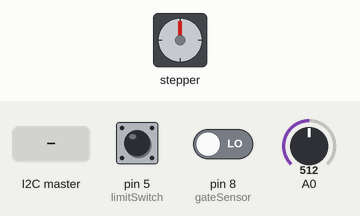
The sketch below on a simulated Arduino Uno, built with avr-gcc and run on an emulated ATmega328P. Shown: stepper motor. The test bench sets the inputs (shaded band); at power-on: pin 8 (gateSensor) LOW, pin 5 (limitSwitch) LOW, A0 = 512. Stepper angles assume 200 steps per turn; what the sketch prints to the serial monitor is not drawn.

Above: at 1.2 s.
1.3 s: the I2C master sends the byte 1
2.8 s: pin 8 (gateSensor) driven HIGH
At 3.7 s:
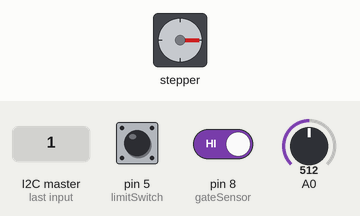
4.3 s: the I2C master sends the byte 0
At 4.7 s:
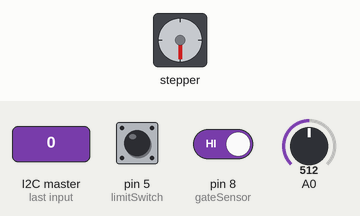
5.9 s: the I2C master sends the byte 2
At 6.68 s:
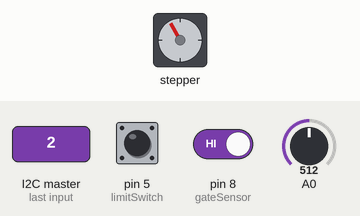
8.3 s: the I2C master sends the byte 90
At 9.5 s:
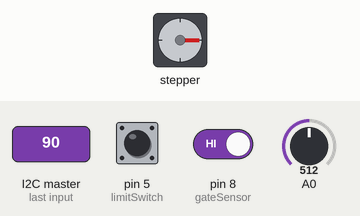
9.8 s: the I2C master sends the byte 200
At 10.8 s:
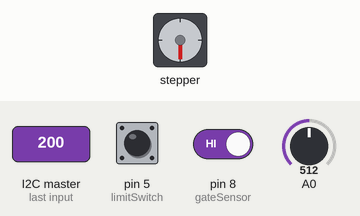
Timing chart, 0 to 12.3 s (numbered marks = the images above; inputs shaded):
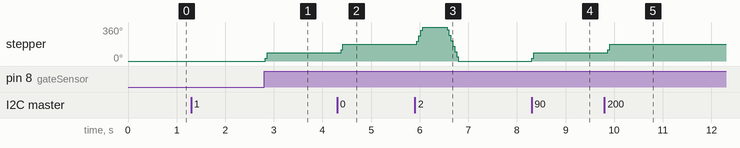

The sketch:

tray_move.ino
```cpp
// (licence header left out)
#include <Stepper.h>
#include <Wire.h>

#define NUM_BYTES 20
#define STEPSIZE 30
#define FLUXSTEP 50
#define WIRESTEP 50

const int steps = 200;

int limitSwitch = 5;
int gateSensor = 8;
int go = 0;
char query[NUM_BYTES+1]; //Array to hold query from master
char response;

int trayStepPin = 8;
int trayDirPin = 9;
int armStepPin = 6;
int armDirPin = 7;

// Define a stepper and the pins it will use
Stepper tray(steps, trayStepPin, trayDirPin);
Stepper arm(steps, armStepPin, armDirPin);

void setup()
{
  tray.setSpeed(250);
  arm.setSpeed(250);
  pinMode(gateSensor,INPUT);
  pinMode(limitSwitch,INPUT);
  Serial.begin(9600);
  Wire.begin(5);
  Wire.onReceive(recieveEvent);
  Wire.onRequest(requestEvent);
}

void loop()
{
  placePart();
}


void placePart() {
  while(digitalRead(limitSwitch)) { //run until you hit lmit switch
    tray.step(-1);
  }
  for(int i = 0; i < 4; i++) {
    //Arm movement
    for(int j = 0; j < 5; j++) {
      Serial.println("Waiting");
      wait();
      Serial.println("At gate");
      while(digitalRead(gateSensor) == LOW) {
        Serial.print(analogRead(gateSensor));
        Serial.println("Waiting for gate");
      }
      Serial.println("past gate");
      moveToFlux();
      wait();
      moveToWire();
      wait();
      Serial.print(" Moving Arm ");
      int pieceStep = 100 - j*20;
      arm.step(pieceStep); //need to play with this number
      //move arm back to home
      delay(500);
      arm.step(-(pieceStep + FLUXSTEP + WIRESTEP));
      response = 'Y';
    }
    //move tray
    Serial.print(" Moving Tray ");
    tray.step(100);
  }
  Serial.print("Done");
  //make sure to never leave this function
  for(;;) {
    }
}

void moveToFlux() {
  arm.step(FLUXSTEP);
  response = 'Y';
}

void moveToWire() {
  arm.step(FLUXSTEP);
  response = 'Y';
}

void wait() {
  Serial.println("Starting wait");
  while(!go) {
    delay(100);
    }
  Serial.println("Done waiting");
  go = 0;
}

void recieveEvent(int numBytes) {
    while(Wire.available())
    {
      int i = 0;
      char c = Wire.read();
      Serial.print(c);
      query[i] = c;
      i++;
  }
  go = 1;
  response = 'W';
}

void requestEvent() {
  Wire.write(response);
}
```

Measured:
- after the input at 1.3 s, every drawn part: stays the same
- after the input at 2.8 s, stepper: turns 90° clockwise, starting at once
- after the input at 4.3 s, stepper: turns 90° clockwise, starting after 0.08 s
- after the input at 5.9 s, stepper: turns 180° clockwise in 0.12 s, then 360° counter-clockwise in 0.23 s
- after the input at 8.3 s, stepper: turns 90° clockwise, starting at once
- after the input at 9.8 s, stepper: turns 90° clockwise, starting after 0.07 s
